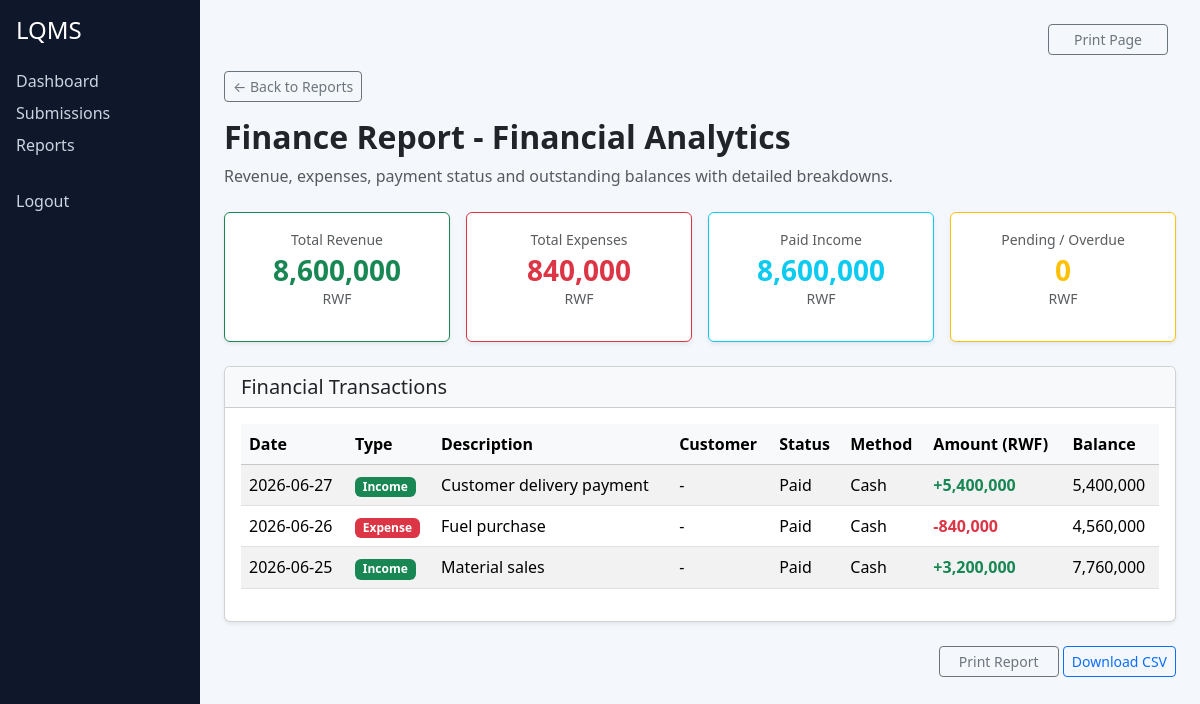
Screenshot of /reports/finance (signed in) with the database file from the repository.
### tables this page shows
CREATE TABLE IF NOT EXISTS financial_transactions (
  id INT AUTO_INCREMENT PRIMARY KEY,
  type VARCHAR(20) NOT NULL,
  description VARCHAR(255) NOT NULL,
  amount DECIMAL(12,2) NOT NULL DEFAULT 0.00,
  transaction_date DATE NOT NULL,
  customer_id INT DEFAULT NULL,
  payment_status VARCHAR(20) NOT NULL DEFAULT 'paid',
  payment_method VARCHAR(50) NOT NULL DEFAULT 'cash',
  FOREIGN KEY (customer_id) REFERENCES customers(id) ON DELETE SET NULL
);

### app/controllers/ReportController.php (called while the page is built, shortened)
<?php
class ReportController extends Controller {
    public function finance(): void {
        $financeModel = new Finance();
        $data = [
            'transactions' => $financeModel->all(),
            'summary' => $financeModel->getSummaryTotals(),
            'title' => 'Finance Report',
        ];
        $this->view('reports/finance_detail', $data);
    }
}

### core/Model.php (called while the page is built, shortened)
<?php
class Model {
    public function __construct() {
        $this->db = getConnection();
    }
}

### config/database.php (called while the page is built)
<?php
function getConnection(): PDO {
    static $pdo = null;
    static $initialized = false;
    if ($pdo === null) {
        $user = getenv('DB_USER') ?: 'root';
        $password = getenv('DB_PASSWORD') ?: '';
        $host = getenv('DB_HOST') ?: '127.0.0.1';
        $port = getenv('DB_PORT') ?: '3306';
        $dbname = getenv('DB_NAME') ?: 'lqsmis';
        $options = [
            PDO::ATTR_ERRMODE => PDO::ERRMODE_EXCEPTION,
            PDO::ATTR_DEFAULT_FETCH_MODE => PDO::FETCH_ASSOC,
            PDO::ATTR_EMULATE_PREPARES => false,
        ];
        $baseDsn = "mysql:host={$host};port={$port};charset=utf8mb4";
        try {
            $pdo = new PDO($baseDsn, $user, $password, $options);
            try {
                $pdo->exec("CREATE DATABASE IF NOT EXISTS {$dbname} CHARACTER SET utf8mb4 COLLATE utf8mb4_unicode_ci");
            } catch (PDOException $inner) {
            }
            $pdo = new PDO("mysql:host={$host};port={$port};dbname={$dbname};charset=utf8mb4", $user, $password, $options);
        } catch (PDOException $e) {
            $msg = 'Could not connect to MySQL: ' . $e->getMessage() .
                "\nEnsure the database server is running and the environment variables DB_HOST, DB_PORT, DB_USER, DB_PASSWORD are set correctly.";
            throw new PDOException($msg, (int)$e->getCode());
        }
    }
    if (!$initialized) {
        $schema = file_get_contents(__DIR__ . '/../setup.sql');
        if ($schema !== false) {
            $pdo->exec($schema);
        }
        $initialized = true;
    }
    return $pdo;
}

### app/models/Finance.php (called while the page is built, shortened)
<?php
class Finance extends Model {
    public function all(): array {
        $stmt = $this->db->query(
            'SELECT ft.*, c.name AS customer_name FROM financial_transactions ft LEFT JOIN customers c ON ft.customer_id = c.id ORDER BY ft.transaction_date DESC'
        );
        return $stmt->fetchAll();
    }
    public function getSummaryTotals(): array {
        $stmt = $this->db->query(
            "SELECT
                COALESCE(SUM(CASE WHEN type = 'income' THEN amount ELSE 0 END), 0) AS total_revenue,
                COALESCE(SUM(CASE WHEN type = 'expense' THEN amount ELSE 0 END), 0) AS total_expenses,
                COALESCE(SUM(CASE WHEN type = 'income' AND payment_status = 'paid' THEN amount ELSE 0 END), 0) AS total_paid_income,
                COALESCE(SUM(CASE WHEN type = 'income' AND payment_status = 'pending' THEN amount ELSE 0 END), 0) AS total_pending_income,
                COALESCE(SUM(CASE WHEN type = 'income' AND payment_status = 'overdue' THEN amount ELSE 0 END), 0) AS total_overdue_income
            FROM financial_transactions"
        );
        return $stmt->fetch();
    }
}

### app/models/RolePermission.php (called while the page is built, shortened)
<?php
class RolePermission extends Model {
    public function getPermissionsByRole(string $roleName): array {
        $query = "
            SELECT p.name
            FROM permissions p
            INNER JOIN role_permissions rp ON p.id = rp.permission_id
            INNER JOIN roles r ON rp.role_id = r.id
            WHERE r.name = ?
        ";
        $result = $this->db->prepare($query);
        $result->execute([$roleName]);
        $permissions = [];
        while ($row = $result->fetch(PDO::FETCH_ASSOC)) {
            $permissions[] = $row['name'];
        }
        return $permissions;
    }
}

### core/RolePermissions.php (called while the page is built, shortened)
<?php
class RolePermissions {
    private static ?RolePermission $model = null;
    private static function initModel(): void {
        if (self::$model === null) {
            self::$model = new RolePermission();
        }
    }
    public static function getAccessiblePages(string $role): array {
        return self::$model->getPermissionsByRole($role);
    }
    public static function getMenuItems(string $role): array {
        $allMenuItems = [
            'dashboard' => ['url' => '/dashboard', 'label' => 'Dashboard'],
            'quarries' => ['url' => '/quarries', 'label' => 'Quarries'],
            'productions' => ['url' => '/productions', 'label' => 'Production'],
            'stocks' => ['url' => '/stocks', 'label' => 'Stock'],
            'equipment' => ['url' => '/equipment', 'label' => 'Equipment'],
            'finance' => ['url' => '/finance', 'label' => 'Finance'],
            'inspections' => ['url' => '/inspections', 'label' => 'Inspections'],
            'customers' => ['url' => '/customers', 'label' => 'Customers'],
            'submissions' => ['url' => '/submissions', 'label' => 'Submissions'],
            'reports' => ['url' => '/reports', 'label' => 'Reports'],
            'users' => ['url' => '/users', 'label' => 'Users'],
            'settings' => ['url' => '/settings', 'label' => 'Settings'],
        ];
        $accessiblePages = self::getAccessiblePages($role);
        $menu = [];
        foreach ($accessiblePages as $page) {
            if (isset($allMenuItems[$page])) {
                $menu[$page] = $allMenuItems[$page];
            }
        }
        return $menu;
    }
}

### app/views/reports/finance_detail.php (the view)
<div class="mb-4">
    <a href="<?= APP_URL ?>/reports" class="btn btn-sm btn-outline-secondary">← Back to Reports</a>
    <h2 class="fw-bold mt-3">Finance Report - Financial Analytics</h2>
    <p class="text-muted">Revenue, expenses, payment status and outstanding balances with detailed breakdowns.</p>
</div>
<div class="row g-3 mb-4">
    <div class="col-md-3">
        <div class="card shadow-sm border-success">
            <div class="card-body text-center">
                <p class="text-muted small mb-1">Total Revenue</p>
                <h3 class="fw-bold text-success mb-0"><?= number_format($summary['total_revenue'] ?? 0, 0) ?></h3>
                <p class="text-muted small">RWF</p>
            </div>
        </div>
    </div>
    <div class="col-md-3">
        <div class="card shadow-sm border-danger">
            <div class="card-body text-center">
                <p class="text-muted small mb-1">Total Expenses</p>
                <h3 class="fw-bold text-danger mb-0"><?= number_format($summary['total_expenses'] ?? 0, 0) ?></h3>
                <p class="text-muted small">RWF</p>
            </div>
        </div>
    </div>
    <div class="col-md-3">
        <div class="card shadow-sm border-info">
            <div class="card-body text-center">
                <p class="text-muted small mb-1">Paid Income</p>
                <h3 class="fw-bold text-info mb-0"><?= number_format($summary['total_paid_income'] ?? 0, 0) ?></h3>
                <p class="text-muted small">RWF</p>
            </div>
        </div>
    </div>
    <div class="col-md-3">
        <div class="card shadow-sm border-warning">
            <div class="card-body text-center">
                <p class="text-muted small mb-1">Pending / Overdue</p>
                <h3 class="fw-bold text-warning mb-0"><?= number_format(($summary['total_pending_income'] ?? 0) + ($summary['total_overdue_income'] ?? 0), 0) ?></h3>
                <p class="text-muted small">RWF</p>
            </div>
        </div>
    </div>
</div>
<div class="card shadow-sm">
    <div class="card-header bg-light">
        <h5 class="mb-0">Financial Transactions</h5>
    </div>
    <div class="card-body">
        <table class="table table-striped table-hover">
            <thead class="table-light">
                <tr>
                    <th>Date</th>
                    <th>Type</th>
                    <th>Description</th>
                    <th>Customer</th>
                    <th>Status</th>
                    <th>Method</th>
                    <th>Amount (RWF)</th>
                    <th>Balance</th>
                </tr>
            </thead>
            <tbody>
                <?php
                if (!empty($transactions)):
                    $balance = 0;
                    foreach ($transactions as $transaction):
                        if ($transaction['type'] === 'income') {
                            $balance += $transaction['amount'];
                        } else {
                            $balance -= $transaction['amount'];
                        }
                ?>
                    <tr>
                        <td><?= htmlspecialchars($transaction['transaction_date']) ?></td>
                        <td>
                            <?php if ($transaction['type'] === 'income'): ?>
                                <span class="badge bg-success">Income</span>
                            <?php else: ?>
                                <span class="badge bg-danger">Expense</span>
                            <?php endif; ?>
                        </td>
                        <td><?= htmlspecialchars($transaction['description']) ?></td>
                        <td><?= htmlspecialchars($transaction['customer_name'] ?? '-') ?></td>
                        <td><?= htmlspecialchars(ucfirst($transaction['payment_status'] ?? 'paid')) ?></td>
                        <td><?= htmlspecialchars(str_replace('_', ' ', ucfirst($transaction['payment_method'] ?? 'cash'))) ?></td>
                        <td>
                            <?php if ($transaction['type'] === 'income'): ?>
                                <span class="text-success fw-bold">+<?= number_format($transaction['amount'], 0) ?></span>
                            <?php else: ?>
                                <span class="text-danger fw-bold">-<?= number_format($transaction['amount'], 0) ?></span>
                            <?php endif; ?>
                        </td>
                        <td><?= number_format($balance, 0) ?></td>
                    </tr>
                <?php endforeach; ?>
                <?php else: ?>
                    <tr>
                        <td colspan="8" class="text-center text-muted">No transactions found</td>
                    </tr>
                <?php endif; ?>
            </tbody>
        </table>
    </div>
</div>
<div class="mt-4 text-end">
    <button class="btn btn-sm btn-outline-secondary print-page">Print Report</button>
    <button class="btn btn-sm btn-outline-primary">Download CSV</button>
</div>

### index.php (shortened to what this page needs)
<?php
require_once __DIR__ . '/config/database.php';
require_once __DIR__ . '/core/Controller.php';
require_once __DIR__ . '/core/Model.php';
require_once __DIR__ . '/core/RolePermissions.php';
require_once __DIR__ . '/app/controllers/ReportController.php';
require_once __DIR__ . '/app/models/Finance.php';
require_once __DIR__ . '/app/models/RolePermission.php';
$router = $_GET['route'] ?? '';
$router = trim($router, '/');
if ($router === 'reports/finance') {
    $controller = new ReportController();
    $controller->finance();
    exit;
}

### core/Controller.php (shortened to what this page needs)
<?php
class Controller {
    protected function view(string $view, array $data = []): void {
        extract($data);
        $viewFile = __DIR__ . '/../app/views/' . $view . '.php';
        if (!isset($use_layout) || $use_layout) {
            require $viewFile;
            $content = ob_get_clean();
            require __DIR__ . '/../app/views/layout.php';
            return;
        }
    }
}

### app/views/layout.php (shortened to what this page needs)
<!DOCTYPE html>
<html lang="en">
<head>
    <link href="https://cdn.jsdelivr.net/npm/bootstrap@5.3.3/dist/css/bootstrap.min.css" rel="stylesheet">
    <link rel="stylesheet" href="https://cdn.jsdelivr.net/npm/bootstrap-icons@1.11.3/font/bootstrap-icons.css">
</head>
<body>
<div class="container-fluid">
    <div class="row">
        <?php if (!empty($_SESSION['user_id'])): ?>
        <?php
            $requestPath = parse_url($_SERVER['REQUEST_URI'], PHP_URL_PATH);
            $trimmed = trim(str_replace('/lqsmis', '', $requestPath), '/');
            $isSettingsRoute = $trimmed === 'settings' || strpos($trimmed, 'settings/') === 0;
        ?>
        <nav class="col-md-3 col-lg-2 d-md-block sidebar p-3">
            <h4 class="mb-4">LQMS</h4>
            <ul class="nav flex-column">
                <?php if ($isSettingsRoute): ?>
                    <li class="nav-item mb-2"><a href="<?= APP_URL ?>/settings">System Settings</a></li>
                    <li class="nav-item mb-2"><a href="<?= APP_URL ?>/settings/users">Users Management</a></li>
                    <li class="nav-item mb-2"><a href="<?= APP_URL ?>/settings/audit">Audit Logs</a></li>
                    <li class="nav-item mt-4"><a href="<?= APP_URL ?>/logout">Logout</a></li>
                <?php else: ?>
                    <?php
                        $role = strtolower($_SESSION['role'] ?? '');
                        if ($role === 'administrator'):
                    ?>
                        <li class="nav-item mb-2"><a href="<?= APP_URL ?>/dashboard">Dashboard</a></li>
                        <li class="nav-item mb-2"><a href="<?= APP_URL ?>/settings">Settings</a></li>
                        <li class="nav-item mb-2"><a href="<?= APP_URL ?>/settings/users">Users</a></li>
                        <li class="nav-item mt-4"><a href="<?= APP_URL ?>/logout">Logout</a></li>
                    <?php else:
                        $menuItems = RolePermissions::getMenuItems($role);
                        foreach ($menuItems as $page => $item):
                    ?>
                        <li class="nav-item mb-2"><a href="<?= APP_URL . $item['url'] ?>"><?= htmlspecialchars($item['label']) ?></a></li>
                    <?php endforeach; ?>
                    <li class="nav-item mt-4"><a href="<?= APP_URL ?>/logout">Logout</a></li>
                    <?php endif; ?>
                <?php endif; ?>
            </ul>
        </nav>
        <?php endif; ?>
        <main class="col-md-9 ms-sm-auto col-lg-10 px-md-4 py-4">
            <?php if (!empty($_SESSION['user_id'])): ?>
                <div class="d-flex justify-content-end align-items-center mb-3 print-toolbar">
                    <button class="print-page btn btn-outline-secondary btn-sm me-2">Print Page</button>
                </div>
            <?php endif; ?>
            <?= $content ?>
        </main>
    </div>
</div>
</body>
</html>

### app/views/layout.php (style rules this page uses)
body { background: #f4f7fb; }
.sidebar { min-height: 100vh; background: #0f172a; color: white; }
.sidebar a { color: #cbd5e1; text-decoration: none; }
.print-toolbar { display: block; }
.print-page { min-width: 120px; }

### rows the page displays
financial_transactions: transaction_date "2026-06-27", type "Income", description "Customer delivery payment", customer_name "-", payment_status "Paid", payment_method "Cash", amount "5,400,000", balance "5,400,000"
financial_transactions: transaction_date "2026-06-26", type "Expense", description "Fuel purchase", customer_name "-", payment_status "Paid", payment_method "Cash", amount "840,000", balance "4,560,000"
financial_transactions: transaction_date "2026-06-25", type "Income", description "Material sales", customer_name "-", payment_status "Paid", payment_method "Cash", amount "3,200,000", balance "7,760,000"

### other values shown
$item['label'] "Dashboard"
$item['label'] "Submissions"
$item['label'] "Reports"
$summary['total_revenue'] "8,600,000"
$summary['total_expenses'] "840,000"
$summary['total_paid_income'] "8,600,000"
